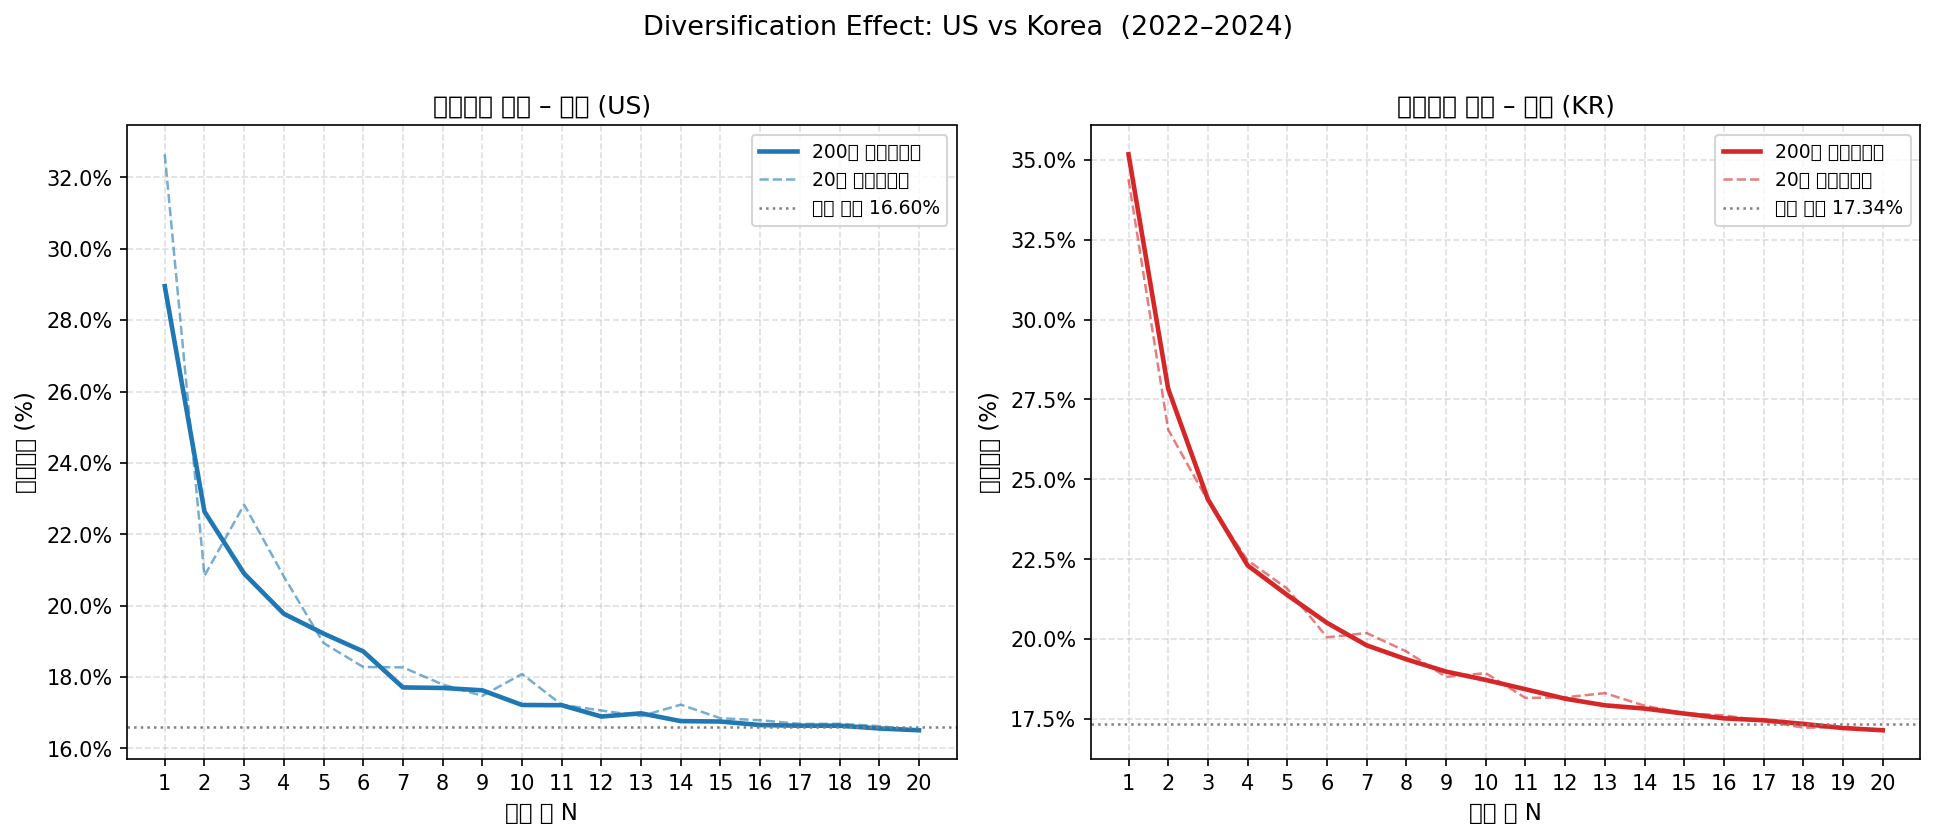

Write the Python code that produced this figure.
"""
Week 03 Lab 5 – 분산투자 효과 실험
미국·한국 주식 각 20개, N=1~20 동일가중 포트폴리오 연변동성 시뮬레이션
"""

import yfinance as yf
import numpy as np
import pandas as pd
import matplotlib
matplotlib.use("Agg")
import matplotlib.pyplot as plt
from pathlib import Path

OUT_DIR      = Path(__file__).parent
TRADING_DAYS = 252
START, END   = "2022-01-01", "2024-12-31"


# ══════════════════════════════════════════════════════════════════════════════
# 1. 종목 정의  (업종 중복 없이 각 20개)
# ══════════════════════════════════════════════════════════════════════════════

# 선정 기준:
#  - S&P 500 / KOSPI 대표 대형주, 업종(GICS 세부 업종) 중복 배제
#  - 2022-01-01 이전 상장·거래 가능한 종목

US_STOCKS = {
    "AAPL":  "소비자 가전",
    "MSFT":  "엔터프라이즈 소프트웨어",
    "NVDA":  "반도체",
    "GOOGL": "인터넷 광고",
    "AMZN":  "전자상거래/클라우드",
    "JPM":   "상업은행",
    "JNJ":   "제약",
    "XOM":   "석유·가스 탐사",
    "WMT":   "종합소매",
    "NEE":   "전력유틸리티",
    "LMT":   "항공우주·방산",
    "CAT":   "건설기계",
    "LIN":   "산업가스",
    "PLD":   "산업용 리츠",
    "VZ":    "유선·무선통신",
    "KO":    "음료",
    "MDT":   "의료기기",
    "GS":    "투자은행",
    "FCX":   "구리 광업",
    "DIS":   "엔터테인먼트·미디어",
}

KR_STOCKS = {
    "005930.KS": "소비자 가전·반도체 (삼성전자)",
    "000660.KS": "메모리 반도체 (SK하이닉스)",
    "373220.KS": "EV 배터리 (LG에너지솔루션)",
    "207940.KS": "바이오의약품 위탁생산 (삼성바이오로직스)",
    "005380.KS": "완성차 (현대차)",
    "005490.KS": "철강 (POSCO홀딩스)",
    "105560.KS": "상업은행 (KB금융)",
    "068270.KS": "바이오시밀러 (셀트리온)",
    "035420.KS": "인터넷 플랫폼 (NAVER)",
    "012450.KS": "항공우주·방산 (한화에어로스페이스)",
    "010950.KS": "정유 (에쓰오일)",
    "033780.KS": "담배 (KT&G)",
    "015760.KS": "전력유틸리티 (한국전력)",
    "090430.KS": "화장품 (아모레퍼시픽)",
    "097950.KS": "식품가공 (CJ제일제당)",
    "010130.KS": "비철금속 (고려아연)",
    "035720.KS": "소셜미디어·핀테크 (카카오)",
    "028260.KS": "건설·종합상사 (삼성물산)",
    "009150.KS": "전자부품 (삼성전기)",
    "066570.KS": "가전 (LG전자)",
}


# ══════════════════════════════════════════════════════════════════════════════
# 2. 데이터 수집
# ══════════════════════════════════════════════════════════════════════════════

def fetch_returns(ticker_dict: dict, label: str) -> pd.DataFrame:
    """
    조정종가를 내려받아 일간 단순수익률 DataFrame을 반환한다.
    데이터 비율이 80% 미만인 종목은 제외하고, 잔여 NaN은 0으로 처리한다.
    """
    print(f"  [{label}] 데이터 다운로드 중...")
    tickers = list(ticker_dict.keys())
    raw = yf.download(tickers, start=START, end=END,
                      auto_adjust=True, progress=False)["Close"]
    raw.index = raw.index.tz_localize(None)

    rets = raw.pct_change()
    # 데이터 충분한 종목만 유지 (전체 기간의 80% 이상)
    min_obs = int(0.80 * len(rets))
    valid   = rets.columns[rets.notna().sum() >= min_obs].tolist()
    rets    = rets[valid].fillna(0)
    rets    = rets.iloc[1:]        # 첫 행 NaN 제거

    n_valid = len(valid)
    print(f"         유효 종목 {n_valid}개 / 요청 {len(tickers)}개")
    if n_valid < len(tickers):
        excluded = [t for t in tickers if t not in valid]
        print(f"         제외: {excluded}")
    return rets


# ══════════════════════════════════════════════════════════════════════════════
# 3. 시뮬레이션
# ══════════════════════════════════════════════════════════════════════════════

def simulate_diversification(rets: pd.DataFrame,
                             n_max: int = 20,
                             n_sim: int = 200,
                             seed: int = 42) -> np.ndarray:
    """
    N = 1 ~ n_max 각각에 대해:
      - n_sim 번 무작위로 N개 종목을 뽑아 1/N 동일가중 포트폴리오 연변동성을 계산
      - 평균값을 반환  (shape: n_max)
    """
    rng    = np.random.default_rng(seed)
    stocks = rets.columns.tolist()
    n_stocks = len(stocks)
    avg_vols = np.zeros(n_max)

    for n in range(1, n_max + 1):
        n_pick = min(n, n_stocks)       # 보유 종목 수보다 많이 뽑지 않음
        vols = np.zeros(n_sim)
        for s in range(n_sim):
            chosen   = rng.choice(stocks, size=n_pick, replace=False)
            port_ret = rets[chosen].mean(axis=1)      # 동일가중 = 평균
            vols[s]  = port_ret.std(ddof=1) * np.sqrt(TRADING_DAYS)
        avg_vols[n - 1] = vols.mean()

    return avg_vols


# ══════════════════════════════════════════════════════════════════════════════
# 4. 수렴 수준 추정
# ══════════════════════════════════════════════════════════════════════════════

def estimate_asymptote(avg_vols: np.ndarray, last_k: int = 5) -> float:
    """N이 가장 클 때 마지막 k개 평균을 수렴 추정치로 사용한다."""
    return avg_vols[-last_k:].mean()


# ══════════════════════════════════════════════════════════════════════════════
# 5. 메인
# ══════════════════════════════════════════════════════════════════════════════

def main():
    SEP = "=" * 68

    # ── 종목 목록 출력 ──────────────────────────────────────────────────────
    print(SEP)
    print("종목 선정 (업종 중복 배제)")
    print(SEP)
    print("\n[미국 20개]")
    for t, s in US_STOCKS.items():
        print(f"  {t:<8}  {s}")
    print("\n[한국 20개]")
    for t, s in KR_STOCKS.items():
        print(f"  {t:<14}  {s}")

    # ── 데이터 수집 ─────────────────────────────────────────────────────────
    print(f"\n{SEP}\n데이터 수집\n{SEP}")
    us_rets = fetch_returns(US_STOCKS, "미국")
    kr_rets = fetch_returns(KR_STOCKS, "한국")

    n_max = 20

    # ── 시뮬레이션 200회 ────────────────────────────────────────────────────
    print(f"\n{SEP}\n시뮬레이션 (N_SIM = 200)\n{SEP}")
    us_200 = simulate_diversification(us_rets, n_max=n_max, n_sim=200, seed=42)
    kr_200 = simulate_diversification(kr_rets, n_max=n_max, n_sim=200, seed=42)

    # ── 시뮬레이션 20회 ─────────────────────────────────────────────────────
    print(f"\n{SEP}\n시뮬레이션 (N_SIM = 20)\n{SEP}")
    us_20  = simulate_diversification(us_rets, n_max=n_max, n_sim=20,  seed=42)
    kr_20  = simulate_diversification(kr_rets, n_max=n_max, n_sim=20,  seed=42)

    # ── 결과 표 ─────────────────────────────────────────────────────────────
    print(f"\n{SEP}\n연변동성 평균 (200회 시뮬레이션, 단위: %)\n{SEP}")
    print(f"  {'N':>3}  {'미국(200)':>10}  {'한국(200)':>10}  "
          f"{'미국(20)':>9}  {'한국(20)':>9}")
    print("  " + "-" * 46)
    ns = np.arange(1, n_max + 1)
    for i, n in enumerate(ns):
        print(f"  {n:>3}  {us_200[i]*100:>10.4f}  {kr_200[i]*100:>10.4f}  "
              f"{us_20[i]*100:>9.4f}  {kr_20[i]*100:>9.4f}")

    # ── 수렴 수준 ────────────────────────────────────────────────────────────
    us_asym = estimate_asymptote(us_200)
    kr_asym = estimate_asymptote(kr_200)

    print(f"\n{SEP}\n수렴 수준 추정 (N=16~20 평균)\n{SEP}")
    print(f"  미국: {us_asym*100:.4f}%")
    print(f"  한국: {kr_asym*100:.4f}%")
    print(f"""
  [의미]
  수렴 수준은 종목 수를 아무리 늘려도 제거되지 않는 '체계적 위험(systematic risk)'
  즉 시장 전체의 공통 변동성을 나타낸다.

  - 개별 주식의 위험은 '체계적 위험 + 비체계적 위험(idiosyncratic risk)'으로 분해된다.
  - N이 커질수록 비체계적 위험은 분산투자로 소거되고, 체계적 위험만 남는다.
  - 이론적으로 σ²_P → ρ̄·σ̄²  (ρ̄: 평균 쌍별 상관계수, σ̄²: 평균 개별 분산).
  - 미국({us_asym*100:.2f}%) vs 한국({kr_asym*100:.2f}%): 수렴 수준이 높은 시장이
    평균 종목 간 상관관계가 높거나 시장 공통 요인의 영향이 크다는 의미이다.
""")

    # ── 200 vs 20 비교 ───────────────────────────────────────────────────────
    print(f"\n{SEP}\n반복 횟수 200 vs 20 비교\n{SEP}")
    us_diff = np.abs(us_200 - us_20)
    kr_diff = np.abs(kr_200 - kr_20)
    print(f"  미국 최대 절대 차이: {us_diff.max()*100:.4f}%  (N={us_diff.argmax()+1})")
    print(f"  한국 최대 절대 차이: {kr_diff.max()*100:.4f}%  (N={kr_diff.argmax()+1})")
    print(f"""
  [해석]
  - N_SIM=20이면 샘플 수가 적어 표본 평균의 표준오차가 크고,
    곡선에 '들쭉날쭉한 노이즈'가 뚜렷하게 나타난다.
  - N_SIM=200이면 큰 수의 법칙(Law of Large Numbers)에 의해
    표본 평균이 참 평균에 수렴해 곡선이 부드러워진다.
  - N이 작을 때(N=1~3) 샘플 간 변동이 크기 때문에 차이가
    특히 두드러지며, N이 커질수록 반복 횟수 효과는 줄어든다.
""")

    # ── 그래프 ───────────────────────────────────────────────────────────────
    fig, axes = plt.subplots(1, 2, figsize=(13, 5.5))

    for ax, (label, v200, v20, asym, color) in zip(axes, [
        ("미국 (US)",  us_200, us_20, us_asym, "#1f77b4"),
        ("한국 (KR)",  kr_200, kr_20, kr_asym, "#d62728"),
    ]):
        ax.plot(ns, v200*100, color=color,       linewidth=2.2,
                label="200회 시뮬레이션")
        ax.plot(ns, v20*100,  color=color,       linewidth=1.2,
                linestyle="--", alpha=0.6, label="20회 시뮬레이션")
        ax.axhline(asym*100, color="gray", linewidth=1.2, linestyle=":",
                   label=f"수렴 추정 {asym*100:.2f}%")

        ax.set_xlabel("종목 수 N", fontsize=11)
        ax.set_ylabel("연변동성 (%)", fontsize=11)
        ax.set_title(f"분산투자 효과 – {label}", fontsize=12)
        ax.set_xticks(ns)
        ax.legend(fontsize=9)
        ax.grid(True, linestyle="--", alpha=0.4)
        ax.yaxis.set_major_formatter(plt.FuncFormatter(lambda x, _: f"{x:.1f}%"))

    plt.suptitle("Diversification Effect: US vs Korea  (2022–2024)",
                 fontsize=13, y=1.01)
    plt.tight_layout()

    img_path = OUT_DIR / "lab5_diversification.png"
    fig.savefig(img_path, dpi=150, bbox_inches="tight")
    print(f"  그래프 저장 완료: {img_path}")


if __name__ == "__main__":
    main()
